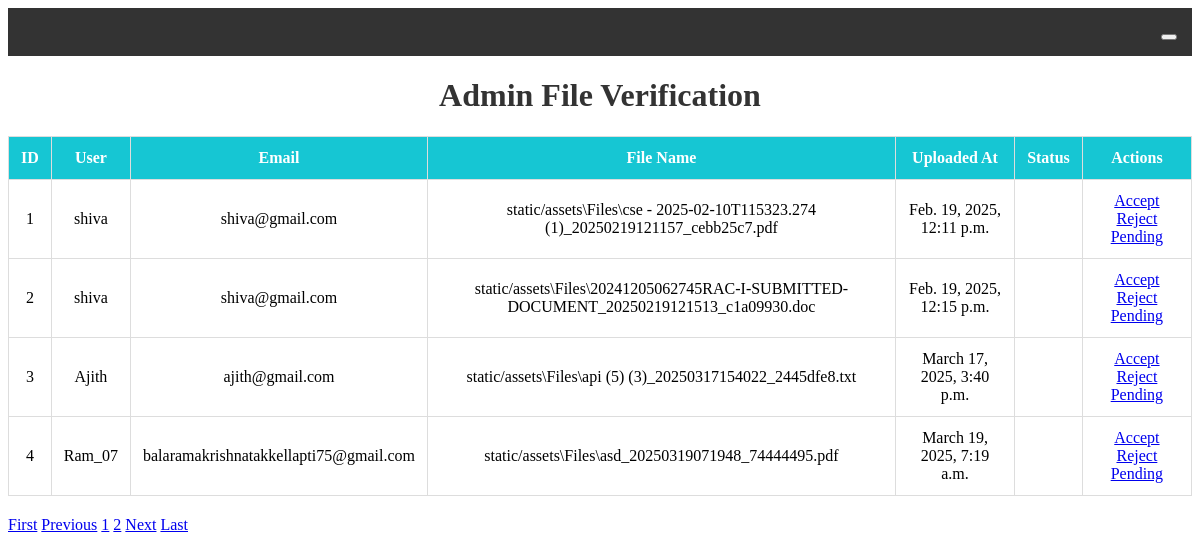
/admin_dashboard/, run on the app's committed database.
### app/models.py (models this page shows, shortened)
class UploadFileModel(models.Model):
    file = models.FileField(upload_to=os.path.join('static/assets' 'Files'))
    uploaded_at = models.DateTimeField(auto_now_add=True)
    user = models.ForeignKey(UserModel, on_delete=models.CASCADE)
    filename = models.CharField(max_length=100)
    datahash = models.TextField(null=True)
    is_duplicate = models.BooleanField(default=False)
    similarity = models.FloatField(default=0.0)
    insights_path = models.CharField(max_length=500, blank=True, null=True)
    status = models.CharField(
        max_length=20,
        choices=[("Pending", "Pending"), ("Accepted", "Accepted"), ("Rejected", "Rejected")],
        default="Pending",
    )
    class Meta:
        db_table = "UploadFileModel"  # Optional, but can be used to specify the

class UserModel(models.Model):
    username = models.CharField(max_length=255)
    email = models.EmailField(max_length=255, unique=True)
    password = models.CharField(max_length=255)
    otp = models.IntegerField(null=True)
    is_admin = models.BooleanField(default=False)
    class Meta:
        db_table = "UserModel"  # Optional, but can be used to specify the table name

### app/views.py (the view)
# urls.py: path('admin_dashboard/',views.admin_dashboard, name='admin_dashboard'),
def admin_dashboard(request):
    files = UploadFileModel.objects.all()
    paginator = Paginator(files, 4)
    page_number = request.GET.get('page')
    page_data = paginator.get_page(page_number)
    return render(request, 'admin_view_files.html', {'data': page_data})

### templates/admin_view_files.html (shortened to what this page needs)
<!DOCTYPE html>
<html lang="en">
<head>
</head>
<body>
<header class="header">
    <div class="dropdown">
        <button class="dropbtn">{{ email }}</button>
    </div>
</header>
<div class="container-box">
    <h1>Admin File Verification</h1>
    <table>
        <thead>
            <tr>
                <th>ID</th>
                <th>User</th>
                <th>Email</th>
                <th>File Name</th>
                <th>Uploaded At</th>
                <th>Status</th>
                <th>Actions</th>
            </tr>
        </thead>
        <tbody>
            {% if data %}
                {% for i in data %}
                <tr {% if i.is_duplicate %} class="duplicate" {% endif %}>
                    <td>{{ forloop.counter }}</td>
                    <td>{{ i.user.username }}</td>
                    <td>{{ i.user.email }}</td>
                    <td>{{ i.file }}</td>
                    <td>{{ i.uploaded_at }}</td>
                    <td>
                    </td>
                    <td>
                        <a href="{% url 'accept_file' i.id %}" class="btn btn-success">Accept</a>
                        <a href="{% url 'reject_file' i.id %}" class="btn btn-danger">Reject</a>
                        <a href="{% url 'pending_file' i.id %}" class="btn btn-warning">Pending</a>
                    </td>
                </tr>
                {% endfor %}
            {% else %}
                <tr>
                    <td colspan="7">No files found.</td>
                </tr>
            {% endif %}
        </tbody>
    </table>
    <div >
        <a href="?page=1">First</a>
        <a href="?page={% if data.number > 1 %}{{ data.previous_page_number }}{% else %}1{% endif %}">Previous</a>
        {% for num in data.paginator.page_range %}
            {% if data.number == num %}
                <a href="?page={{ num }}" class="active">{{ num }}</a>
            {% else %}
                <a href="?page={{ num }}">{{ num }}</a>
            {% endif %}
        {% endfor %}
        <a href="?page={% if data.number < data.paginator.num_pages %}{{ data.next_page_number }}{% else %}{{ data.paginator.num_pages }}{% endif %}">Next</a>
        <a href="?page={{ data.paginator.num_pages }}">Last</a>
    </div>
</div>

### templates/admin_view_files.html (style rules this page uses)
h1 { text-align: center; color: #333; }
table { width: 100%; border-collapse: collapse; margin-bottom: 20px; }
table, th, td { border: 1px solid #ddd; }
th, td { padding: 12px; text-align: center; }
th { background-color: #16c6d3; color: white; }
.btn { margin: 2px; }
.header { background-color: #333; color: white; padding: 15px; display: flex; justify-content: flex-end; align-items: center; }
.dropdown { position: relative; display: inline-block; }

### data on the page
UploadFileModel: user.username "shiva", user.email "shiva@gmail.com", file "static/assets\\Files\\cse - 2025-02-10T115323.274 (1)_20250219121157_cebb25c7.pdf", uploaded_at "Feb. 19, 2025, 12:11 p.m."
UploadFileModel: user.username "shiva", user.email "shiva@gmail.com", file "static/assets\\Files\\20241205062745RAC-I-SUBMITTED-DOCUMENT_20250219121513_c1a09930.doc", uploaded_at "Feb. 19, 2025, 12:15 p.m."
UploadFileModel: user.username "Ajith", user.email "ajith@gmail.com", file "static/assets\\Files\\api (5) (3)_20250317154022_2445dfe8.txt", uploaded_at "March 17, 2025, 3:40 p.m."
UploadFileModel: user.username "Ram_07", user.email "balaramakrishnatakkellapti75@gmail.com", file "static/assets\\Files\\asd_20250319071948_74444495.pdf", uploaded_at "March 19, 2025, 7:19 a.m."

### other printed values
{{ num }} "1"
{{ num }} "2"
